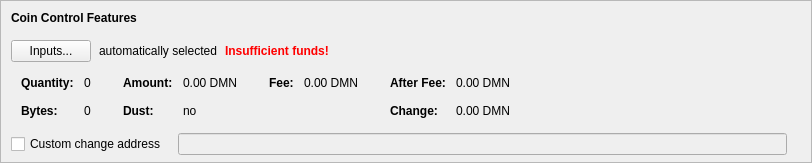
    <widget class="QFrame" name="frameCoinControl">
     <property name="sizePolicy">
      <sizepolicy hsizetype="Expanding" vsizetype="Expanding">
       <horstretch>0</horstretch>
       <verstretch>0</verstretch>
      </sizepolicy>
     </property>
     <property name="maximumSize">
      <size>
       <width>16777215</width>
       <height>16777215</height>
      </size>
     </property>
     <property name="frameShape">
      <enum>QFrame::StyledPanel</enum>
     </property>
     <property name="frameShadow">
      <enum>QFrame::Sunken</enum>
     </property>
     <layout class="QVBoxLayout" name="verticalLayoutCoinControl2">
      <property name="spacing">
       <number>0</number>
      </property>
      <property name="leftMargin">
       <number>0</number>
      </property>
      <property name="topMargin">
       <number>0</number>
      </property>
      <property name="rightMargin">
       <number>0</number>
      </property>
      <property name="bottomMargin">
       <number>6</number>
      </property>
      <item>
       <layout class="QVBoxLayout" name="verticalLayoutCoinControl" stretch="0,0,0,0,1">
        <property name="spacing">
         <number>0</number>
        </property>
        <property name="leftMargin">
         <number>10</number>
        </property>
        <property name="topMargin">
         <number>10</number>
        </property>
        <item>
         <layout class="QHBoxLayout" name="horizontalLayoutCoinControl1">
          <property name="bottomMargin">
           <number>15</number>
          </property>
          <item>
           <widget class="QLabel" name="labelCoinControlFeatures">
            <property name="sizePolicy">
             <sizepolicy hsizetype="Preferred" vsizetype="Maximum">
              <horstretch>0</horstretch>
              <verstretch>0</verstretch>
             </sizepolicy>
            </property>
            <property name="font">
             <font>
              <weight>75</weight>
              <bold>true</bold>
             </font>
            </property>
            <property name="styleSheet">
             <string notr="true">font-weight:bold;</string>
            </property>
            <property name="text">
             <string>Coin Control Features</string>
            </property>
           </widget>
          </item>
         </layout>
        </item>
        <item>
         <layout class="QHBoxLayout" name="horizontalLayoutCoinControl2" stretch="0,0,0,0">
          <property name="spacing">
           <number>8</number>
          </property>
          <property name="bottomMargin">
           <number>10</number>
          </property>
          <item>
           <widget class="QPushButton" name="pushButtonCoinControl">
            <property name="styleSheet">
             <string notr="true"/>
            </property>
            <property name="text">
             <string>Inputs...</string>
            </property>
            <property name="autoDefault">
             <bool>false</bool>
            </property>
           </widget>
          </item>
          <item>
           <widget class="QLabel" name="labelCoinControlAutomaticallySelected">
            <property name="text">
             <string>automatically selected</string>
            </property>
            <property name="margin">
             <number>5</number>
            </property>
           </widget>
          </item>
          <item>
           <widget class="QLabel" name="labelCoinControlInsuffFunds">
            <property name="font">
             <font>
              <weight>75</weight>
              <bold>true</bold>
             </font>
            </property>
            <property name="styleSheet">
             <string notr="true">color:red;font-weight:bold;</string>
            </property>
            <property name="text">
             <string>Insufficient funds!</string>
            </property>
            <property name="margin">
             <number>5</number>
            </property>
           </widget>
          </item>
          <item>
           <spacer name="horizontalSpacerCoinControl">
            <property name="orientation">
             <enum>Qt::Horizontal</enum>
            </property>
            <property name="sizeHint" stdset="0">
             <size>
              <width>40</width>
              <height>1</height>
             </size>
            </property>
           </spacer>
          </item>
         </layout>
        </item>
        <item>
         <widget class="QWidget" name="widgetCoinControl" native="true">
          <property name="sizePolicy">
           <sizepolicy hsizetype="Preferred" vsizetype="Preferred">
            <horstretch>0</horstretch>
            <verstretch>0</verstretch>
           </sizepolicy>
          </property>
          <property name="minimumSize">
           <size>
            <width>0</width>
            <height>0</height>
           </size>
          </property>
          <property name="styleSheet">
           <string notr="true"/>
          </property>
          <layout class="QHBoxLayout" name="horizontalLayoutCoinControl5">
           <property name="leftMargin">
            <number>0</number>
           </property>
           <property name="topMargin">
            <number>0</number>
           </property>
           <property name="rightMargin">
            <number>0</number>
           </property>
           <property name="bottomMargin">
            <number>0</number>
           </property>
           <item>
            <layout class="QHBoxLayout" name="horizontalLayoutCoinControl3" stretch="0,0,0,1">
             <property name="spacing">
              <number>20</number>
             </property>
             <property name="topMargin">
              <number>0</number>
             </property>
             <property name="bottomMargin">
              <number>10</number>
             </property>
             <item>
              <layout class="QFormLayout" name="formLayoutCoinControl1">
               <property name="horizontalSpacing">
                <number>10</number>
               </property>
               <property name="verticalSpacing">
                <number>14</number>
               </property>
               <property name="leftMargin">
                <number>10</number>
               </property>
               <property name="topMargin">
                <number>4</number>
               </property>
               <property name="rightMargin">
                <number>6</number>
               </property>
               <item row="0" column="0">
                <widget class="QLabel" name="labelCoinControlQuantityText">
                 <property name="font">
                  <font>
                   <weight>75</weight>
                   <bold>true</bold>
                  </font>
                 </property>
                 <property name="text">
                  <string>Quantity:</string>
                 </property>
                 <property name="margin">
                  <number>0</number>
                 </property>
                </widget>
               </item>
               <item row="0" column="1">
                <widget class="QLabel" name="labelCoinControlQuantity">
                 <property name="cursor">
                  <cursorShape>IBeamCursor</cursorShape>
                 </property>
                 <property name="contextMenuPolicy">
                  <enum>Qt::ActionsContextMenu</enum>
                 </property>
                 <property name="text">
                  <string notr="true">0</string>
                 </property>
                 <property name="margin">
                  <number>0</number>
                 </property>
                 <property name="textInteractionFlags">
                  <set>Qt::LinksAccessibleByMouse|Qt::TextSelectableByKeyboard|Qt::TextSelectableByMouse</set>
                 </property>
                </widget>
               </item>
               <item row="1" column="0">
                <widget class="QLabel" name="labelCoinControlBytesText">
                 <property name="font">
                  <font>
                   <weight>75</weight>
                   <bold>true</bold>
                  </font>
                 </property>
                 <property name="text">
                  <string>Bytes:</string>
                 </property>
                </widget>
               </item>
               <item row="1" column="1">
                <widget class="QLabel" name="labelCoinControlBytes">
                 <property name="cursor">
                  <cursorShape>IBeamCursor</cursorShape>
                 </property>
                 <property name="contextMenuPolicy">
                  <enum>Qt::ActionsContextMenu</enum>
                 </property>
                 <property name="text">
                  <string notr="true">0</string>
                 </property>
                 <property name="textInteractionFlags">
                  <set>Qt::LinksAccessibleByMouse|Qt::TextSelectableByKeyboard|Qt::TextSelectableByMouse</set>
                 </property>
                </widget>
               </item>
              </layout>
             </item>
             <item>
              <layout class="QFormLayout" name="formLayoutCoinControl2">
               <property name="horizontalSpacing">
                <number>10</number>
               </property>
               <property name="verticalSpacing">
                <number>14</number>
               </property>
               <property name="leftMargin">
                <number>6</number>
               </property>
               <property name="topMargin">
                <number>4</number>
               </property>
               <property name="rightMargin">
                <number>6</number>
               </property>
               <item row="0" column="0">
                <widget class="QLabel" name="labelCoinControlAmountText">
                 <property name="font">
                  <font>
                   <weight>75</weight>
                   <bold>true</bold>
                  </font>
                 </property>
                 <property name="text">
                  <string>Amount:</string>
                 </property>
                 <property name="margin">
                  <number>0</number>
                 </property>
                </widget>
               </item>
               <item row="0" column="1">
                <widget class="QLabel" name="labelCoinControlAmount">
                 <property name="cursor">
                  <cursorShape>IBeamCursor</cursorShape>
                 </property>
                 <property name="contextMenuPolicy">
                  <enum>Qt::ActionsContextMenu</enum>
                 </property>
                 <property name="text">
                  <string notr="true">0.00 DMN</string>
                 </property>
                 <property name="textInteractionFlags">
                  <set>Qt::LinksAccessibleByMouse|Qt::TextSelectableByKeyboard|Qt::TextSelectableByMouse</set>
                 </property>
                </widget>
               </item>
               <item row="1" column="0">
                <widget class="QLabel" name="labelCoinControlLowOutputText">
                 <property name="font">
                  <font>
                   <weight>75</weight>
                   <bold>true</bold>
                  </font>
                 </property>
                 <property name="text">
                  <string>Dust:</string>
                 </property>
                </widget>
               </item>
               <item row="1" column="1">
                <widget class="QLabel" name="labelCoinControlLowOutput">
                 <property name="cursor">
                  <cursorShape>IBeamCursor</cursorShape>
                 </property>
                 <property name="contextMenuPolicy">
                  <enum>Qt::ActionsContextMenu</enum>
                 </property>
                 <property name="text">
                  <string notr="true">no</string>
                 </property>
                 <property name="textInteractionFlags">
                  <set>Qt::LinksAccessibleByMouse|Qt::TextSelectableByKeyboard|Qt::TextSelectableByMouse</set>
                 </property>
                </widget>
               </item>
              </layout>
             </item>
             <item>
              <layout class="QFormLayout" name="formLayoutCoinControl3">
               <property name="horizontalSpacing">
                <number>10</number>
               </property>
               <property name="verticalSpacing">
                <number>14</number>
               </property>
               <property name="leftMargin">
                <number>6</number>
               </property>
               <property name="topMargin">
                <number>4</number>
               </property>
               <property name="rightMargin">
                <number>6</number>
               </property>
               <item row="0" column="0">
                <widget class="QLabel" name="labelCoinControlFeeText">
                 <property name="font">
                  <font>
                   <weight>75</weight>
                   <bold>true</bold>
                  </font>
                 </property>
                 <property name="text">
                  <string>Fee:</string>
                 </property>
                 <property name="margin">
                  <number>0</number>
                 </property>
                </widget>
               </item>
               <item row="0" column="1">
                <widget class="QLabel" name="labelCoinControlFee">
                 <property name="cursor">
                  <cursorShape>IBeamCursor</cursorShape>
                 </property>
                 <property name="contextMenuPolicy">
                  <enum>Qt::ActionsContextMenu</enum>
                 </property>
                 <property name="text">
                  <string notr="true">0.00 DMN</string>
                 </property>
                 <property name="textInteractionFlags">
                  <set>Qt::LinksAccessibleByMouse|Qt::TextSelectableByKeyboard|Qt::TextSelectableByMouse</set>
                 </property>
                </widget>
               </item>
             </layout>
             </item>
             <item>
              <layout class="QFormLayout" name="formLayoutCoinControl4">
               <property name="horizontalSpacing">
                <number>10</number>
               </property>
               <property name="verticalSpacing">
                <number>14</number>
               </property>
               <property name="leftMargin">
                <number>6</number>
               </property>
               <property name="topMargin">
                <number>4</number>
               </property>
               <property name="rightMargin">
                <number>6</number>
               </property>
               <item row="0" column="0">
                <widget class="QLabel" name="labelCoinControlAfterFeeText">
                 <property name="font">
                  <font>
                   <weight>75</weight>
                   <bold>true</bold>
                  </font>
                 </property>
                 <property name="text">
                  <string>After Fee:</string>
                 </property>
                 <property name="margin">
                  <number>0</number>
                 </property>
                </widget>
               </item>
               <item row="0" column="1">
                <widget class="QLabel" name="labelCoinControlAfterFee">
                 <property name="cursor">
                  <cursorShape>IBeamCursor</cursorShape>
                 </property>
                 <property name="contextMenuPolicy">
                  <enum>Qt::ActionsContextMenu</enum>
                 </property>
                 <property name="text">
                  <string notr="true">0.00 DMN</string>
                 </property>
                 <property name="textInteractionFlags">
                  <set>Qt::LinksAccessibleByMouse|Qt::TextSelectableByKeyboard|Qt::TextSelectableByMouse</set>
                 </property>
                </widget>
               </item>
               <item row="1" column="0">
                <widget class="QLabel" name="labelCoinControlChangeText">
                 <property name="font">
                  <font>
                   <weight>75</weight>
                   <bold>true</bold>
                  </font>
                 </property>
                 <property name="text">
                  <string>Change:</string>
                 </property>
                </widget>
               </item>
               <item row="1" column="1">
                <widget class="QLabel" name="labelCoinControlChange">
                 <property name="cursor">
                  <cursorShape>IBeamCursor</cursorShape>
                 </property>
                 <property name="contextMenuPolicy">
                  <enum>Qt::ActionsContextMenu</enum>
                 </property>
                 <property name="text">
                  <string notr="true">0.00 DMN</string>
                 </property>
                 <property name="textInteractionFlags">
                  <set>Qt::LinksAccessibleByMouse|Qt::TextSelectableByKeyboard|Qt::TextSelectableByMouse</set>
                 </property>
                </widget>
               </item>
              </layout>
             </item>
            </layout>
           </item>
          </layout>
         </widget>
        </item>
        <item>
         <layout class="QHBoxLayout" name="horizontalLayoutCoinControl4" stretch="0,0,0">
          <property name="spacing">
           <number>12</number>
          </property>
          <property name="sizeConstraint">
           <enum>QLayout::SetDefaultConstraint</enum>
          </property>
          <property name="topMargin">
           <number>5</number>
          </property>
          <property name="rightMargin">
           <number>5</number>
          </property>
          <item>
           <widget class="QCheckBox" name="checkBoxCoinControlChange">
            <property name="toolTip">
             <string>If this is activated, but the change address is empty or invalid, change will be sent to a newly generated address.</string>
            </property>
            <property name="text">
             <string>Custom change address</string>
            </property>
           </widget>
          </item>
          <item>
           <widget class="QValidatedLineEdit" name="lineEditCoinControlChange">
            <property name="enabled">
             <bool>false</bool>
            </property>
            <property name="sizePolicy">
             <sizepolicy hsizetype="Expanding" vsizetype="Fixed">
              <horstretch>0</horstretch>
              <verstretch>0</verstretch>
             </sizepolicy>
            </property>
           </widget>
          </item>
          <item>
           <widget class="QLabel" name="labelCoinControlChangeLabel">
            <property name="sizePolicy">
             <sizepolicy hsizetype="Preferred" vsizetype="Expanding">
              <horstretch>0</horstretch>
              <verstretch>0</verstretch>
             </sizepolicy>
            </property>
            <property name="minimumSize">
             <size>
              <width>0</width>
              <height>0</height>
             </size>
            </property>
            <property name="text">
             <string/>
            </property>
            <property name="margin">
             <number>3</number>
            </property>
           </widget>
          </item>
         </layout>
        </item>
        <item>
         <spacer name="verticalSpacerCoinControl">
          <property name="orientation">
           <enum>Qt::Vertical</enum>
          </property>
          <property name="sizeHint" stdset="0">
           <size>
            <width>800</width>
            <height>1</height>
           </size>
          </property>
         </spacer>
        </item>
       </layout>
      </item>
     </layout>
    </widget>
